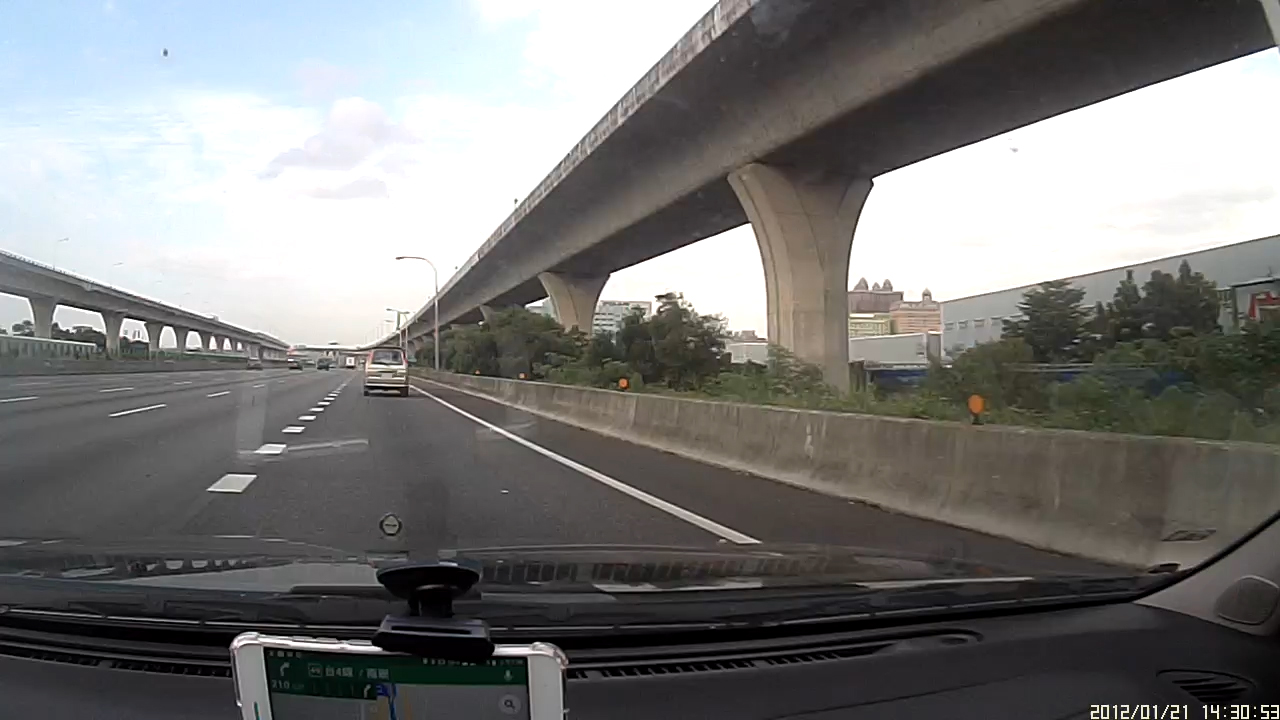
#> input picture _4.python/opencv/__new/road.jpg, 1280 x 720 px, found by its file name
$ python opencv28.py
#> lines starting #> are read from the running program, lines starting #| are printed output that depends on the picture; after the words box and inside, x2 and y2 are one past the last pixel; in counts of white or black regions, pixels touching at a corner belong together
### _4.python/__code/Python技術者們-實踐！帶你一步一腳印由初學到精通 (第2版)/ch11/autocar_module.py
import cv2
import numpy as np


def get_edge(img):
    gray = cv2.cvtColor(img, cv2.COLOR_BGR2GRAY)    # 灰階處理
    blur = cv2.GaussianBlur(gray, (13, 13), 0)        # 高斯模糊
    canny = cv2.Canny(blur, 50, 150)                # 邊緣偵測
    return canny


def get_roi(img):
    mask = np.zeros_like(img)          # 全黑遮罩
    points = np.array([[[146, 539],     # 建立多邊形座標
                        [781, 539],
                        [515, 417],
                        [296, 397]]])
    cv2.fillPoly(mask, points, 255)    # 多邊三角形
    roi = cv2.bitwise_and(img, mask)
    return roi


def draw_lines(img, lines):                 # 建立自訂函式
    for line in lines:
        points = line.reshape(4,)       # 降成一維 shape = (4,)
        x1, y1, x2, y2 = points         # 取出直線座標
        cv2.line(img,                   # 繪製直線
                 (x1, y1), (x2, y2),
                 (0, 0, 255), 3)
    return img


# [37 lines left out: functions get_avglines, get_sublines, not called in this run]

### _4.python/__code/Python技術者們-實踐！帶你一步一腳印由初學到精通 (第2版)/ch11/opencv28.py
"""

#GaussianBlur

#Canny


"""

import cv2

print("------------------------------------------------------------")  # 60個

# 共同
import os
import sys
import math
import random
import numpy as np
import pandas as pd
import matplotlib.pyplot as plt

font_filename = "C:/_git/vcs/_1.data/______test_files1/_font/msch.ttf"
# 設定中文字型及負號正確顯示
# 設定中文字型檔
plt.rcParams["font.sans-serif"] = "Microsoft JhengHei"  # 將字體換成 Microsoft JhengHei
# 設定負號
plt.rcParams["axes.unicode_minus"] = False  # 讓負號可正常顯示
plt.rcParams["font.size"] = 12  # 設定字型大小

print('------------------------------------------------------------')	#60個

filename = 'road.jpg'

print('------------------------------------------------------------')	#60個

img = cv2.imread(filename)    # 讀取圖片
#> img is the input picture: shape (720, 1280, 3); mean B, G, R 121.2, 122.3, 122.5
gray = cv2.cvtColor(img, cv2.COLOR_BGR2GRAY)    # 灰階處理
blur = cv2.GaussianBlur(gray, (3, 3), 0)        # 高斯模糊

#用cv2顯示
#cv2.imshow('Normal', img)   # 顯示原始圖片
#cv2.imshow('Gray', gray)    # 顯示灰階圖片
#cv2.imshow('Blur', blur)    # 顯示高斯模糊圖片
#cv2.waitKey(0)
#cv2.destroyAllWindows()

#用matplotlib顯示
plt.figure('影像處理', figsize = (16, 12))
plt.subplot(311)
plt.title('Normal')
plt.imshow(cv2.cvtColor(img, cv2.COLOR_BGR2RGB))

plt.subplot(312)
plt.title('Gray')
plt.imshow(cv2.cvtColor(gray, cv2.COLOR_BGR2RGB))

plt.subplot(313)
plt.title('Blur')
plt.imshow(cv2.cvtColor(blur, cv2.COLOR_BGR2RGB))

plt.show()
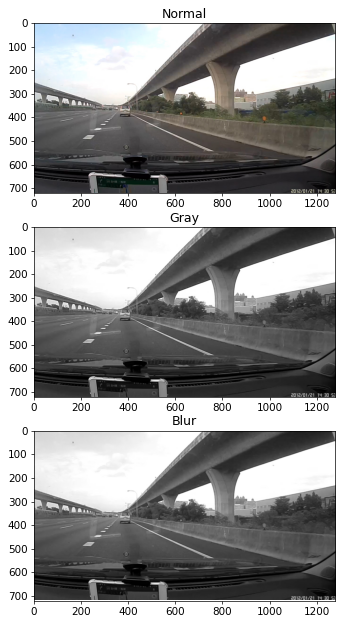
#> figure drawn by matplotlib, 3 panels

print('------------------------------------------------------------')	#60個

def get_edge(img):
    gray = cv2.cvtColor(img, cv2.COLOR_BGR2GRAY)    # 灰階處理
    blur = cv2.GaussianBlur(gray, (13, 13), 0)      # 高斯模糊
    canny = cv2.Canny(blur, 50, 150)                # 邊緣偵測
    return canny

#----------------------------------------------#
img = cv2.imread(filename)    # 讀取圖片
edge = get_edge(img)
#> in get_edge, `canny = cv2.Canny(blur, 50, 150)`:
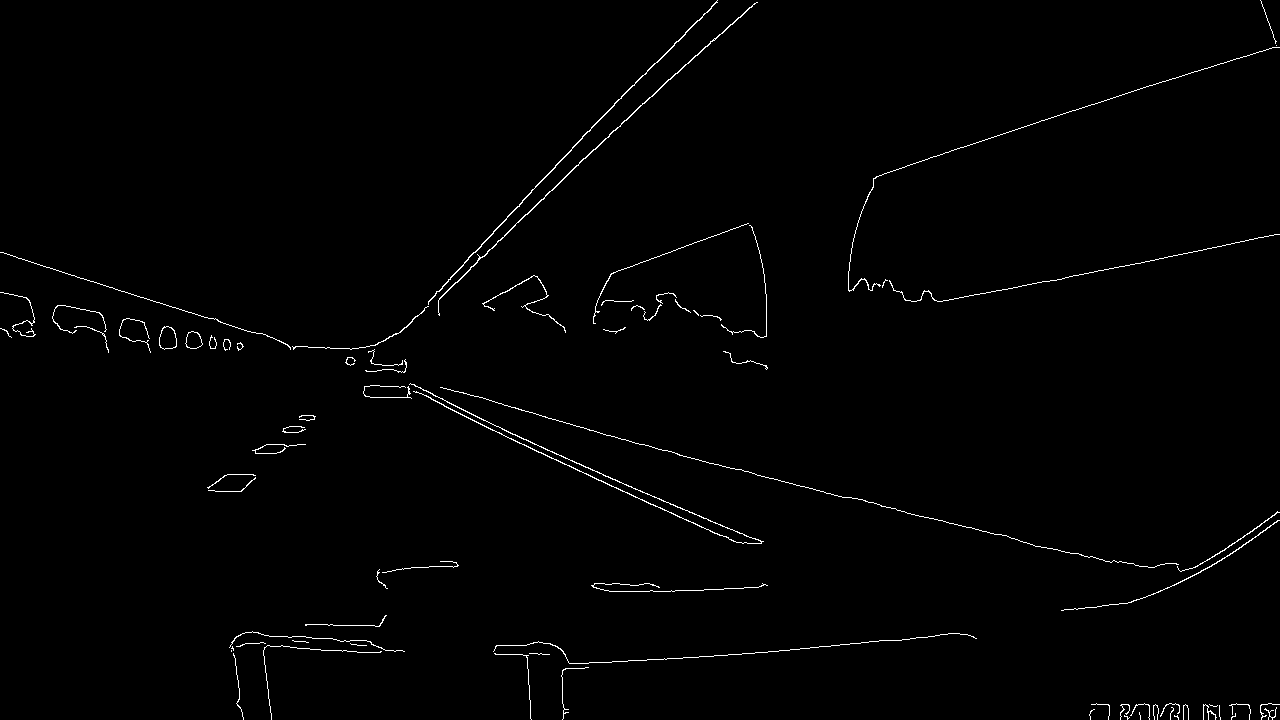
#> canny: shape (720, 1280); 1% white in thin lines or dots
cv2.imshow('Edge', edge)        # 顯示邊緣圖
cv2.waitKey(0)
cv2.destroyAllWindows()

plt.imshow(cv2.cvtColor(edge, cv2.COLOR_BGR2RGB))
plt.title('顯示邊緣圖')
plt.show()

print('------------------------------------------------------------')	#60個

import autocar_module as m	    # 匯入自訂模組

img = cv2.imread(filename)    # 讀取圖片
edge = m.get_edge(img)       # 取得邊緣圖

plt.imshow(cv2.cvtColor(edge, cv2.COLOR_BGR2RGB))
plt.title('顯示邊緣圖')
plt.show()

print('------------------------------------------------------------')	#60個

import autocar_module as m

img = cv2.imread(filename)
edge = m.get_edge(img)              # 邊緣偵測
mask = np.zeros_like(edge)          # 全黑遮罩
points = np.array([[[146, 539],     # 建立多邊座標
                    [781, 539],
                    [515, 417],
                    [296, 397]]])
cv2.fillPoly(mask, points, 255)     # 繪製三角形
#> mask: shape (720, 1280); 6.1% white; 1 white region, box (x1, y1, x2, y2) and area: (146, 397, 782, 540) 56420
cv2.imshow('Mask', mask)
cv2.waitKey(0)
cv2.destroyAllWindows()

plt.imshow(cv2.cvtColor(mask, cv2.COLOR_BGR2RGB))
plt.title('顯示mask圖')
plt.show()

print('------------------------------------------------------------')	#60個

import autocar_module as m

img = cv2.imread(filename)        # 讀取圖片
edge = m.get_edge(img)              # 邊緣偵測
roi = m.get_roi(edge)                 # 取得 ROI
#> in get_roi, `roi = cv2.bitwise_and(img, mask)`:
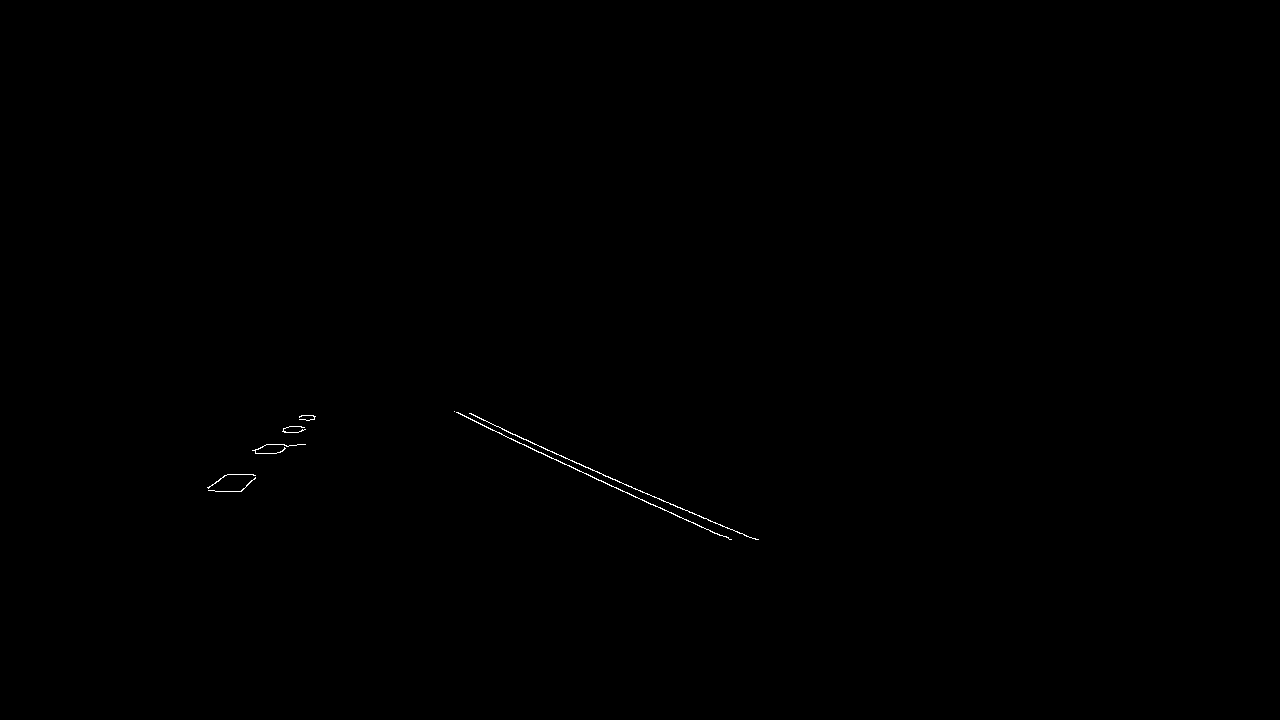
#> roi: shape (720, 1280); 0.12% white in thin lines or dots, all inside (x1, y1, x2, y2) = (207, 411, 759, 540)
cv2.imshow('ROI', roi)
cv2.waitKey(0)
cv2.destroyAllWindows()

plt.imshow(cv2.cvtColor(roi, cv2.COLOR_BGR2RGB))
plt.title('顯示ROI圖')
plt.show()

print('------------------------------------------------------------')	#60個

import autocar_module as m

def draw_lines(img, lines):             # 建立自訂函式
    for line in lines:
        points = line.reshape(4,)       # 降成一維 shape = (4,)
        x1, y1, x2, y2 = points         # 取出直線座標
        cv2.line(img,                   # 繪製直線
                 (x1, y1), (x2, y2),
                 (0, 0, 255), 3)
    return img                          # 回傳繪製直線後的影像

#------------------------------------------------------------------#
img = cv2.imread(filename)           # 讀取圖片
edge = m.get_edge(img)                 # 邊緣偵測
roi = m.get_roi(edge)                  # 取得 ROI
lines = cv2.HoughLinesP(image=roi,     # Hough 轉換取得線段座標陣列
                        rho=3,
                        theta=np.pi/180,
                        threshold=60,
                        minLineLength=40,
                        maxLineGap=50)
#> lines = [[556, 454, 756, 539], [511, 439, 590, 475], [470, 413, 547, 450], [454, 411, 719, 535], [208, 488, 302, 415], [490, 429, 655, 506], [238, 491, 315, 416]]
print(lines)
#| [[[556 454 756 539]]
#|  [[511 439 590 475]]
#|  [[470 413 547 450]]
#|  [[454 411 719 535]]
#|  [[208 488 302 415]]
#|  [[490 429 655 506]]
#|  [[238 491 315 416]]]
if lines is not None:                   # 如果有找到線段
    img = draw_lines(img, lines)        # 在原圖繪製線段
#> the loop in draw_lines, `for line in lines:` made 7 passes
else:
    print('偵測不到直線線段')
cv2.imshow('Line', img)

cv2.waitKey(0)
cv2.destroyAllWindows()

plt.imshow(cv2.cvtColor(img, cv2.COLOR_BGR2RGB))
plt.title('顯示直線線段圖')
plt.show()
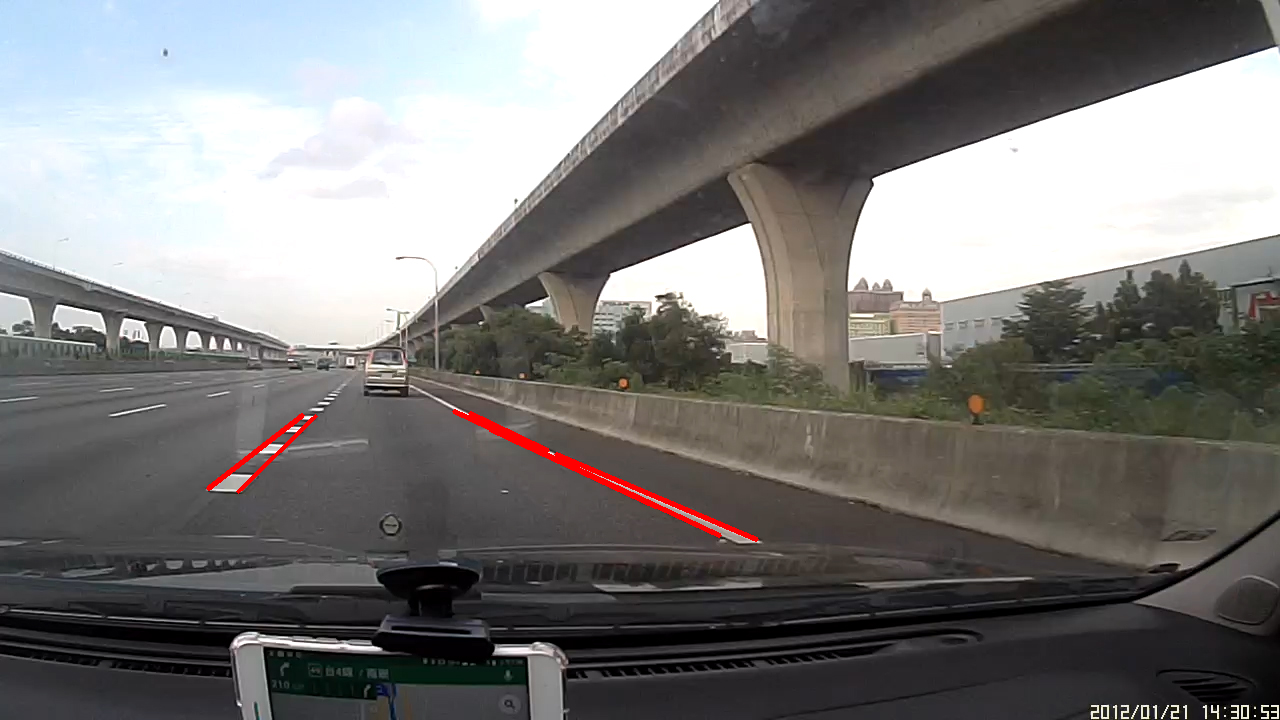
#> shown: shape (720, 1280, 3); mean R, G, B 123.1, 121.8, 120.6

print('------------------------------------------------------------')	#60個

import autocar_module as m

def get_avglines(lines):
    if lines is None:                   # 如果有找到線段
        print('偵測不到直線線段')
        return None
    # -----↓先依斜率分到左組或右組↓
    lefts = []
    rights = []
    for line in lines:
        points = line.reshape(4,)
        x1, y1, x2, y2 = points
        slope, b = np.polyfit((x1, x2), (y1, y2), 1)  # y = slope*x + b
        # print(f'y = {slope} x + {b}')  #若有需要可將斜率與截距印出
        if slope > 0:   # 斜率 > 0, 右邊的直線函數
            rights.append([slope, b])  # 以 list 存入
        else:       # 斜率 < 0, 左邊的直線函數
            lefts.append([slope, b])  # 以 list 存入

    # -----↓再計算左組與右組的平圴線↓
    if rights and lefts:     # 必須同時有左右兩邊的直線函數
        right_avg = np.average(rights, axis=0)    # 取得右邊的平均直線
        left_avg = np.average(lefts, axis=0)      # 取得左邊的平均直線
        return np.array([right_avg, left_avg])
    else:
        print('無法同時偵測到左右邊緣')
        return None

def get_sublines(img, avglines):
    sublines = []					# 用於儲存線段座標
    for line in avglines:		# 一一取出所有直線函數
        slope, b = line		    # y = slope*x + b
        y1 = img.shape[0]		# 影像高度 (即影像的最底部位
        y2 = int(y1*(3/5))		# 取影像高度的 3/5 位置為線段
        x1 = int((y1 - b) / slope)  # x = (y-b/m), 取得線段 x 座標
        x2 = int((y2 - b) / slope)
        sublines.append([x1, y1, x2, y2])  # 座標存入串列中
    return np.array(sublines)		# 將串列轉為陣列回傳

#-------------------------------------------------------------#

img = cv2.imread(filename)            # 讀取圖片
edge = m.get_edge(img)                  # 邊緣偵測
roi = m.get_roi(edge)                   # 取得 ROI
lines = cv2.HoughLinesP(image=roi,      # Hough 轉換取得線段座標陣列
                        rho=3,
                        theta=np.pi/180,
                        threshold=60,
                        minLineLength=40,
                        maxLineGap=50)
avglines = get_avglines(lines)          # 取得左右 2 條平均線方程式
#> the loop in get_avglines, `for line in lines:` made 7 passes
#> (x1, y1, x2, y2, slope, b) on passes 1 to 7: (556, 454, 756, 539, 0.425, 217.7), (511, 439, 590, 475, 0.456, 206.1), (470, 413, 547, 450, 0.481, 187.2), (454, 411, 719, 535, 0.468, 198.6), (208, 488, 302, 415, -0.777, 649.5), (490, 429, 655, 506, 0.467, 200.3), (238, 491, 315, 416, -0.974, 722.8)
#> after the loop in get_avglines, `for line in lines:`: lefts = [[-0.777, 649.5], [-0.974, 722.8]]; rights = [[0.425, 217.7], [0.456, 206.1], [0.481, 187.2], [0.468, 198.6], [0.467, 200.3]]
#> in get_avglines, `right_avg = np.average(rights, axis=0)`: right_avg = [0.459, 202]
#> in get_avglines, `left_avg = np.average(lefts, axis=0)`: left_avg = [-0.875, 686.2]
#> avglines = [[0.459, 202], [-0.875, 686.2]]
if avglines is not None:
    lines = get_sublines(img, avglines)  # 取得要畫出的左右 2 條線段
#> the loop in get_sublines, `for line in avglines:` made 2 passes
#> (slope, b, y1, y2, x1, x2) on passes 1 to 2: (0.459, 202, 720, 432, 1128, 500), (-0.875, 686.2, 720, 432, -38, 290)
#> after the loop in get_sublines, `for line in avglines:`: sublines = [[1128, 720, 500, 432], [-38, 720, 290, 432]]
#> lines = [[1128, 720, 500, 432], [-38, 720, 290, 432]]
    img = m.draw_lines(img, lines)      # 畫出線段
#> the loop in draw_lines, `for line in lines:` made 2 passes
#> after the loop in draw_lines, `for line in lines:`:
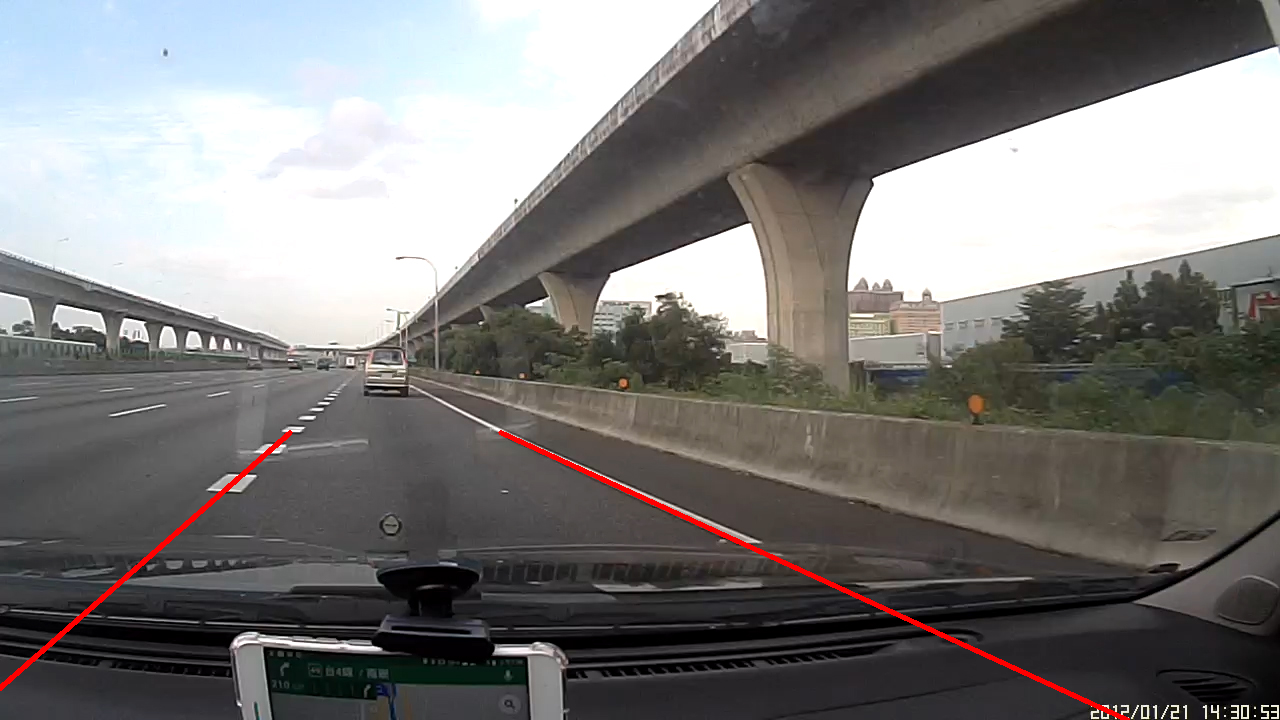
#> img: shape (720, 1280, 3); 0.61% of pixels changed, all inside (x1, y1, x2, y2) = (0, 430, 1130, 720)
    cv2.imshow('Line', img)
    cv2.waitKey(0)
    cv2.destroyAllWindows()

    plt.imshow(cv2.cvtColor(img, cv2.COLOR_BGR2RGB))
    plt.title('顯示直線圖')
    plt.show()

print('------------------------------------------------------------')	#60個
